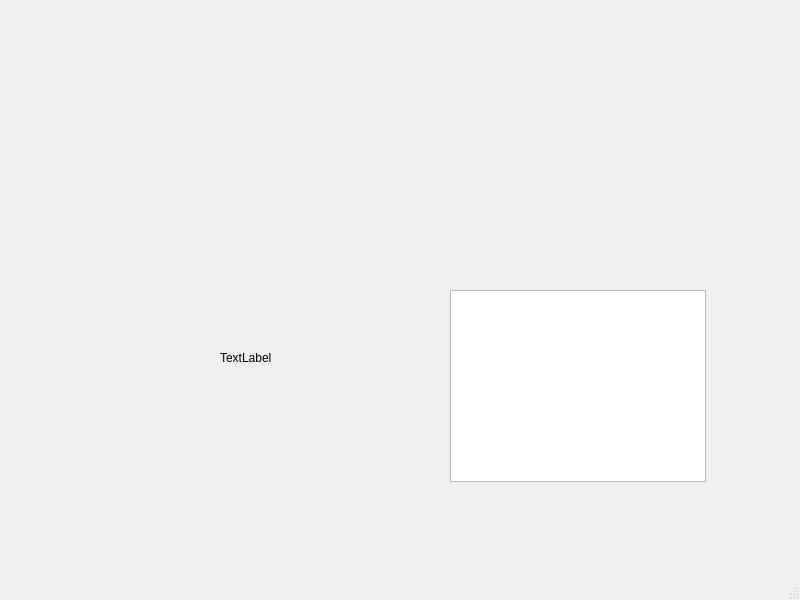
<?xml version="1.0" encoding="UTF-8"?>
<ui version="4.0">
 <class>MainWindow</class>
 <widget class="QMainWindow" name="MainWindow">
  <property name="geometry">
   <rect>
    <x>0</x>
    <y>0</y>
    <width>800</width>
    <height>600</height>
   </rect>
  </property>
  <property name="windowTitle">
   <string>MainWindow</string>
  </property>
  <widget class="QWidget" name="centralwidget">
   <widget class="QLabel" name="label1">
    <property name="geometry">
     <rect>
      <x>220</x>
      <y>350</y>
      <width>55</width>
      <height>16</height>
     </rect>
    </property>
    <property name="text">
     <string>TextLabel</string>
    </property>
   </widget>
   <widget class="QGraphicsView" name="graphicsView">
    <property name="geometry">
     <rect>
      <x>450</x>
      <y>290</y>
      <width>256</width>
      <height>192</height>
     </rect>
    </property>
   </widget>
  </widget>
  <widget class="QMenuBar" name="menubar">
   <property name="geometry">
    <rect>
     <x>0</x>
     <y>0</y>
     <width>800</width>
     <height>26</height>
    </rect>
   </property>
  </widget>
  <widget class="QStatusBar" name="statusbar"/>
 </widget>
 <resources/>
 <connections/>
</ui>
